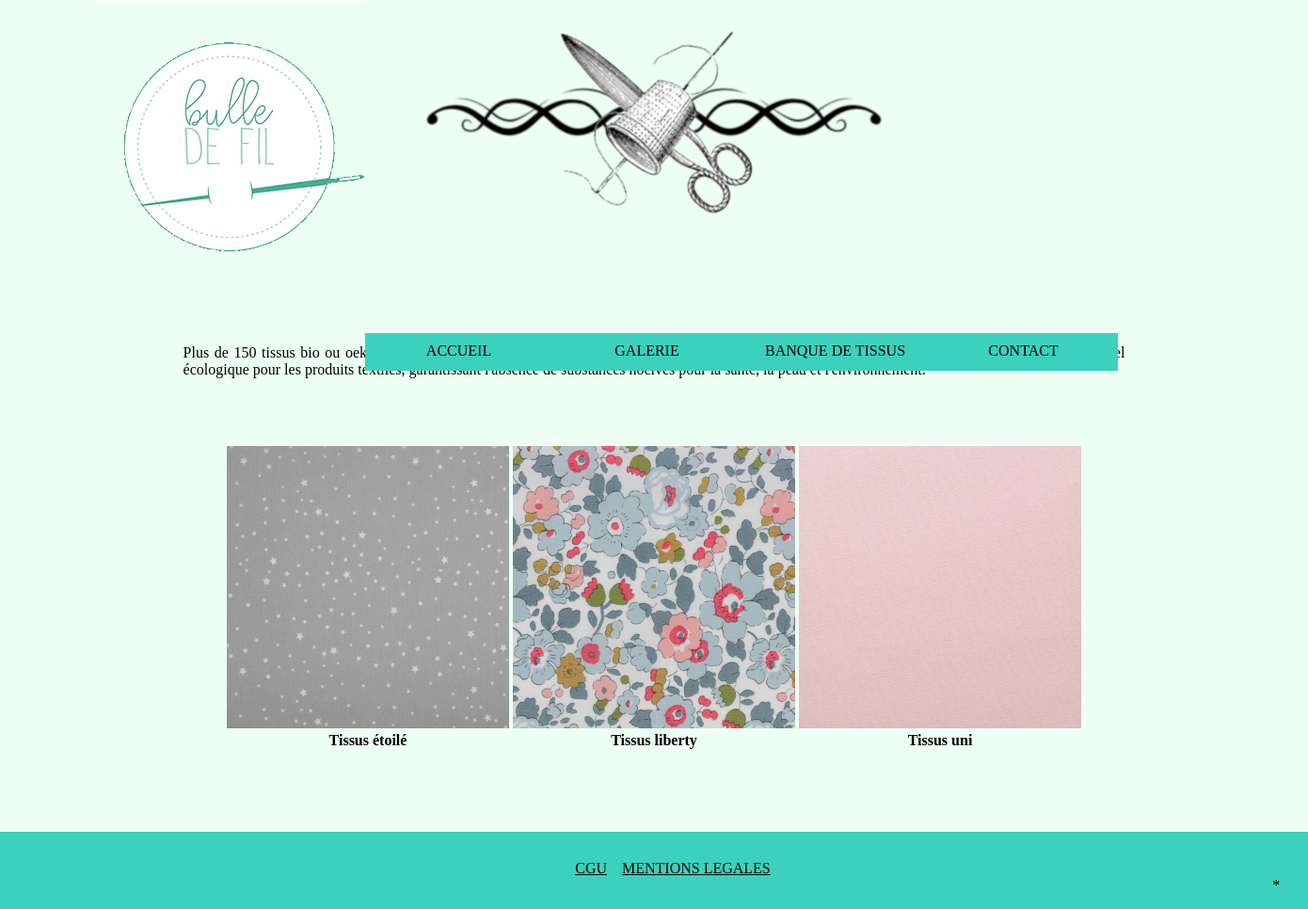
/src/php/bank.php, run on the app's committed database.
### tables this page shows
CREATE TABLE IF NOT EXISTS `banquedefil` (
  `id_image` int(11) NOT NULL AUTO_INCREMENT,
  `nom_image` varchar(255) NOT NULL,
  `description` text NOT NULL,
  PRIMARY KEY (`id_image`)
);

### src/php/bank.php (the view, shortened to what this page needs)
<?php $bdd = new PDO('mysql:host=localhost;dbname=bulledefil;charset=utf8', 'root', ''); ?>
<!DOCTYPE html>
<html lang="FR-fr">
<head>
    <link rel="stylesheet" type="text/css" href="../css/bank.css">
    <link rel="stylesheet" type="text/css" href="../css/theme.css">
</head>
<body>
  <header>
      <a href="../../index.php"> <img  id="logo" src="../images/logo.jpg"> </a>
      <img id="entete"src="../images/entete.PNG">
      <?php include('navbar.php') ?>
  </header>
<br>
<p class="text_tissus">Plus de 150 tissus bio ou oeko tex comme par exemple du tissus uni ou étoile ou encore liberty. Tous les tissus utilisés sont bios ou oeko tex, un label écologique pour les produits textiles, garantissant l'absence de substances nocives pour la santé, la peau et l'environnement. </p>
<center>
<table class="tableau_tissus">
<?php
array_multisort(array_map('filemtime', ($files = glob("*.{jpg,png,gif}", GLOB_BRACE))), SORT_DESC, $files);
foreach($files as $image){
   ?>
<td>
<img src="../banque/<?php echo $image ?> " class="images_galerie" width="300px">
<?php $requete = $bdd->prepare("SELECT description FROM banquedefil WHERE nom_image=:nom ;");
 $requete->execute(array('nom'=>$image));
$description_image = $requete->fetch();
echo "<br><strong>".$description_image['description']."</strong>";
?>
</td>
<?php
}
?>
</table>
</center>
<footer>
  <?php include('footer.php')?>
</footer>
</body>
</html>

### src/php/navbar.php
<div class="menu">
    <ul>
        <li><a href="../../index.php">ACCUEIL</a></li>
        <li><a href="../php/galerie.php">GALERIE</a></li>
        <li><a href="../php/bank.php">BANQUE DE TISSUS</a></li>
        <li><a href="../php/contact.php">CONTACT</a></li>
    </ul>
</div>

### src/php/footer.php
<footer id="relative">
  <ul>
    <u><a href="../html/cgu.html">CGU</a></u>&nbsp&nbsp&nbsp
      <u><a href="../html/mention_legal.html">MENTIONS LEGALES</a></u>
      <a href="../php/connexion.php" class="co">*</a>
  </ul>
</footer>

### src/css/bank.css (style rules this page uses)
@media (min-width: 1388px) { .text_tissus { margin-top: 25%; margin-left: 14%; margin-right: 14%; text-align: justify; } }
@media (min-width: 1388px) { .tableau_tissus { margin-left: 8%; text-align: center; margin-right: 8%; min-height: 190px; margin-top: 5%; margin-bottom: 5%; } }

### src/css/theme.css (style rules this page uses)
@media (min-width: 1388px) { body { background-color: #edfef4; margin: 0; padding: 0; height: 100%; font-family: Corbel; } }
@media (min-width: 1388px) { img#entete { margin-left: 30%; width: 40%; text-align: center; position: absolute; top: 0; } }
@media (min-width: 1388px) { #logo { margin-left: 7%; position: absolute; top: 0; } }
@media (min-width: 1388px) { .menu { background-attachment: fixed; position: absolute; top: 35%; width: 70%; left : 25%; } }
@media (min-width: 1388px) { .menu ul { list-style-type: none; text-align: center; } }
@media (min-width: 1388px) { .menu li { float:left; margin:auto; background-color: #3CD1BD; } }
@media (min-width: 1388px) { .menu li a { display:block; width: 200px; height: 30px; color:#000000; text-decoration:none; padding:0px; padding-top : 5%; } }
@media (min-width: 1388px) { footer#relative { position: relative; margin-top: 2%; margin-top: 1%; padding-top: 1%; bottom: 0px; float: left; text-align: center; background-color: #3CD1BD; width: 100%; } }
@media (min-width: 1388px) { footer a { color: black; text-decoration:none; } }
.co { margin-left: 95%; }

### data on the page
banquedefil: shows a picture, description "Tissus étoilé"
banquedefil: shows a picture, description "Tissus liberty"
banquedefil: shows a picture, description "Tissus uni"
